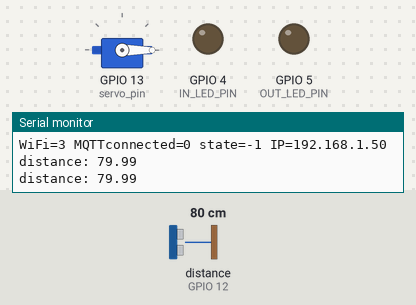
A program run on a simulated ESP8266 (NodeMCU). On the bench: servo, output pins drawn as LEDs (lit = HIGH), the last lines printed to the serial monitor. Wiring (inferred from the names in the program): ultrasonic range finder: trigger GPIO 14; echo GPIO 12. Inputs (shaded band) come from the test bench; at power-on: distance to the obstacle (sensor on GPIO 12) 80 cm. The echo pulse lasts 58.3 µs per cm; WiFi joins after 1.5 s; servers stay silent unless stated; EEPROM starts erased; no MQTT or app messages arrive unless stated; pins used as bus, display or sensor lines are not drawn.

Above: at 4.1 s.
4.2 s: distance to the obstacle (sensor on GPIO 12) set to 5 cm
8.1 s: distance to the obstacle (sensor on GPIO 12) set to 2 cm
At 11.34 s:
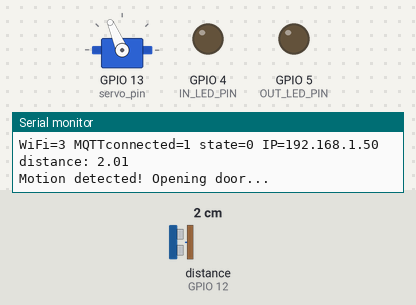
At 12.5 s:
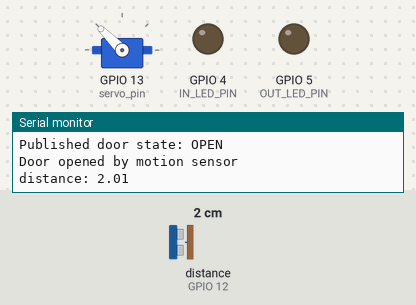
Timing chart, 0 to 14.0 s (numbered marks = the images above; inputs shaded):
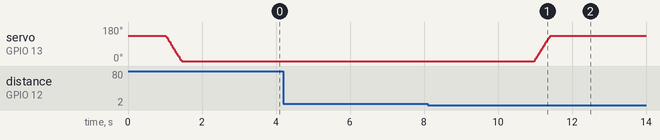

Measured:
- the behaviour switches between 4 and 3 cm on distance to the obstacle (sensor on GPIO 12) (found by bisection; images 0 and 1)
- after the input at 8.1 s, servo on GPIO 13 (servo_pin): moves from 0° to 135° over 0.43 s, starting after 2.9 s

The program:

main.cpp
```cpp
#include <Arduino.h>

#include "app_state.h"
#include "door_control.h"
#include "gas_sensor.h"
#include "led_control.h"
#include "wifi_mqtt.h"

void setup()
{
  Serial.begin(115200);
  delay(1000);

  Serial.println();
  Serial.println("ESP booting...");
  Serial.print("Reset reason: ");
  Serial.println(ESP.getResetReason());

  initLedsAndEeprom();
  initDoorHardware();
  initGasSensor();

  setup_wifi();
  initMqtt();

  Serial.println("Setup complete");
}

void loop()
{
  if (millis() - lastDebug > 2000)
  {
    lastDebug = millis();
    Serial.print("WiFi=");
    Serial.print(WiFi.status());
    Serial.print(" MQTTconnected=");
    Serial.print(client.connected());
    Serial.print(" state=");
    Serial.print(client.state());
    Serial.print(" IP=");
    Serial.println(WiFi.localIP());
  }

  if (WiFi.status() != WL_CONNECTED)
  {
    static unsigned long lastWifiRetry = 0;
    if (millis() - lastWifiRetry > 5000)
    {
      lastWifiRetry = millis();
      Serial.println("WiFi not connected, retrying WiFi.begin()");
      WiFi.disconnect();
      WiFi.begin(ssid, pass);
    }
    delay(10);
    return;
  }

  ensureMqttConnected();
  client.loop();

  if (client.connected() && millis() - lastHeartbeat > 30000)
  {
    lastHeartbeat = millis();
    client.publish("status/esp8266/heartbeat", "alive");
  }

  checkMotionAutoClose();

  static unsigned long lastRead = 0;
  if (millis() - lastRead >= 5000)
  {
    lastRead = millis();
    gasResponse();
  }

  delay(10);
}
```

app_state.h
```cpp
#ifndef APP_STATE_H
#define APP_STATE_H

#include <Arduino.h>
#include <ESP8266WiFi.h>
#include <PubSubClient.h>
#include <Servo.h>

// Servo and door sensor pins
extern const int servo_pin;
extern const int motionTriggerPin;
extern const int motionEchoPin;

// Gas sensor pins
extern const int MQ2_ANALOG_PIN;

// WiFi credentials
extern const char *ssid;
extern const char *pass;

// MQTT server config
extern const char *mqtt_server;
extern const uint16_t mqtt_port;

// MQTT topics
extern const char *subCmdTopic;
extern const char *subStateTopic;

extern const char *reqOutsideStateTopic;
extern const char *reqInsideStateTopic;

extern const char *cmdOutsideTopic;
extern const char *stateOutsideTopic;

extern const char *cmdInsideTopic;
extern const char *stateInsideTopic;

extern const char *cmdDoorTopic;
extern const char *stateDoorTopic;

extern const char *cmdDoorLockTopic;
extern const char *stateDoorLockTopic;

extern const char *pubTopic;

// LED pins
extern const int OUT_LED_PIN;
extern const int IN_LED_PIN;

// EEPROM addresses and markers
extern const uint8_t EEPROM_MAGIC;
extern const int EEPROM_ADDR_MAGIC;
extern const int EEPROM_ADDR_OUTSIDE;
extern const int EEPROM_ADDR_INSIDE;
extern const int EEPROM_ADDR_DOOR;
extern const int EEPROM_ADDR_DOOR_LOCK;

// Runtime state
extern bool outsideLedOn;
extern bool insideLedOn;
extern bool doorOpenState;
extern bool doorLockedState;

extern WiFiClient espClient;
extern PubSubClient client;
extern Servo servo;

extern unsigned long lastMqttAttempt;
extern const unsigned long MQTT_RETRY_INTERVAL_MS;
extern unsigned long lastDebug;
extern unsigned long lastHeartbeat;
extern unsigned long doorAutoCloseTimer;
extern bool doorAutoCloseArmed;

#endif
```

door_control.h
```cpp
#ifndef DOOR_CONTROL_H
#define DOOR_CONTROL_H

#include <Arduino.h>

void initDoorHardware();
void handleDoorCommand(const byte *payload, unsigned int length);
void handleDoorLockCommand(const byte *payload, unsigned int length);
void doorOpen();
void doorClose();
void checkMotionAutoClose();
#endif
```

gas_sensor.h
```cpp
#ifndef GAS_SENSOR_H
#define GAS_SENSOR_H

void initGasSensor();
void gasResponse();

#endif
```

led_control.h
```cpp
#ifndef LED_CONTROL_H
#define LED_CONTROL_H

#include <Arduino.h>

void initLedsAndEeprom();
void applyLedState(int pin, const byte *payload, unsigned int length, const char *label);

#endif
```

utils.h
```cpp
#ifndef UTILS_H
#define UTILS_H

#include <Arduino.h>

bool payloadIsOn(const byte *payload, unsigned int length);

#endif
```

wifi_mqtt.h
```cpp
#ifndef WIFI_MQTT_H
#define WIFI_MQTT_H

#include <Arduino.h>

void setup_wifi();
void initMqtt();
void ensureMqttConnected();
void mqttCallback(char *topic, byte *payload, unsigned int length);

#endif
```

app_state.cpp
```cpp
#include "app_state.h"

// Servo and door sensor pins
const int servo_pin = 13;
const int motionTriggerPin = 14;
const int motionEchoPin = 12;

// Gas sensor pins
const int MQ2_ANALOG_PIN = A0;

// WiFi credentials
const char *ssid = "MAJCHROCIK";
const char *pass = "dazdnik1";

// MQTT server config
const char *mqtt_server = "10.195.236.205";
const uint16_t mqtt_port = 1883;

// MQTT topics
const char *subCmdTopic = "cmd/#";
const char *subStateTopic = "stat/#";

const char *reqOutsideStateTopic = "cmd/ledOUTSIDE/POWER/get";
const char *reqInsideStateTopic = "cmd/ledINSIDE/POWER/get";

const char *cmdOutsideTopic = "cmd/ledOUTSIDE/POWER";
const char *cmdInsideTopic = "cmd/ledINSIDE/POWER";

const char *stateOutsideTopic = "stat/ledOUTSIDE/POWER";
const char *stateInsideTopic = "stat/ledINSIDE/POWER";

// this sends message -> door open || door close
const char *cmdDoorTopic = "cmd/door/OPEN";
const char *stateDoorTopic = "stat/door/OPEN";


// door lock -> message to openHabian
const char *cmdDoorLockTopic = "cmd/door/LOCK";
const char *stateDoorLockTopic = "stat/door/LOCK";

// what the fuck is this
const char *pubTopic = "status/esp8266/online";

// LED pins
const int OUT_LED_PIN = 5;
const int IN_LED_PIN = 4;

// EEPROM addresses and markers | what-fucking-ever this means
const uint8_t EEPROM_MAGIC = 0xA5;
const int EEPROM_ADDR_MAGIC = 0;
const int EEPROM_ADDR_OUTSIDE = 1;
const int EEPROM_ADDR_INSIDE = 2;
const int EEPROM_ADDR_DOOR = 3;
const int EEPROM_ADDR_DOOR_LOCK = 4;

// Runtime state
bool outsideLedOn = false;
bool insideLedOn = false;
bool doorOpenState = false;
bool doorLockedState = false;

WiFiClient espClient;
PubSubClient client(espClient);
Servo servo;

unsigned long lastMqttAttempt = 0;
const unsigned long MQTT_RETRY_INTERVAL_MS = 5000;
unsigned long lastDebug = 0;
unsigned long lastHeartbeat = 0;
unsigned long doorAutoCloseTimer = 0;
bool doorAutoCloseArmed = false;
```

door_control.cpp
```cpp
#include "door_control.h"

#include <EEPROM.h>

#include "app_state.h"
#include "utils.h"

static void restoreDoorStatesFromEeprom();
static void persistDoorStatesToEeprom();

void initDoorHardware() {
  pinMode(motionTriggerPin, OUTPUT);
  pinMode(motionEchoPin, INPUT);
  pinMode(servo_pin, OUTPUT);
  servo.attach(servo_pin);

  restoreDoorStatesFromEeprom();
}

void handleDoorCommand(const byte *payload, unsigned int length) {
  bool on = payloadIsOn(payload, length);
  if (on) {
    doorOpen();
  } else {
    doorClose();
  }
}

void handleDoorLockCommand(const byte *payload, unsigned int length){
  bool on = payloadIsOn(payload, length);
  if (on){
    Serial.println("Locking door...");
    doorLockedState = true;
    doorClose();
  }
  else {
    Serial.println("Unlocking door...");
    doorLockedState = false;
  }

  persistDoorStatesToEeprom();

  if (client.connected()) {
    client.publish(stateDoorLockTopic, doorLockedState ? "1" : "0", true);
    Serial.print("Published door lock state: ");
    Serial.println(doorLockedState ? "LOCKED" : "UNLOCKED");
  }
}

void doorOpen() {
  if (doorOpenState || doorLockedState) {
    return;
  }

  for (int pos = 0; pos <= 135; pos += 1) {
    yield();
    servo.write(pos);
    yield();
    delay(3);
  }

  doorOpenState = true;
  doorAutoCloseArmed = false;
  persistDoorStatesToEeprom();

  if (client.connected()) {
    client.publish(stateDoorTopic, "1", true);
    Serial.println("Published door state: OPEN");
  }
}

void doorClose() {
  if (!doorOpenState) {
    return;
  }

  for (int pos = 135; pos >= 0; pos -= 1) {
    yield();
    servo.write(pos);
    yield();
    delay(3);
  }

  doorOpenState = false;
  doorAutoCloseArmed = false;
  persistDoorStatesToEeprom();

  if (client.connected()) {
    client.publish(stateDoorTopic, "0", true);
    Serial.println("Published door state: CLOSED");
  }
}

void checkMotionAutoClose() {
  static unsigned long lastMotionCheck = 0;
  static uint8_t consecutiveNearReadings = 0;

  if (millis() - lastMotionCheck < 1000) {
    return;
  }

  lastMotionCheck = millis();

  digitalWrite(motionTriggerPin, LOW);
  delayMicroseconds(2);
  digitalWrite(motionTriggerPin, HIGH);
  delayMicroseconds(10);
  digitalWrite(motionTriggerPin, LOW);

  float duration = pulseIn(motionEchoPin, HIGH, 30000);
  float distance = (duration * 0.0343f) / 2.0f;

  Serial.print("distance: ");
  Serial.println(distance);

  bool validDistance = duration > 0.0f && distance > 1.0f && distance < 400.0f;
  bool isNear = validDistance && distance <= 4.0f;

  if (isNear) {
    if (consecutiveNearReadings < 3) {
      consecutiveNearReadings++;
    }
  } else {
    consecutiveNearReadings = 0;
  }

  if (consecutiveNearReadings >= 3 && !doorOpenState) {
    Serial.println("Motion detected! Opening door...");
    doorOpen();
    Serial.println("Door opened by motion sensor");
    doorAutoCloseTimer = millis();
    doorAutoCloseArmed = true;
    consecutiveNearReadings = 0;
  }

  if (doorOpenState && doorAutoCloseArmed && millis() - doorAutoCloseTimer >= 10000) {
    doorClose();
    Serial.println("Door closed by motion sensor after 10s");
  }
}

static void restoreDoorStatesFromEeprom() {
  if (EEPROM.read(EEPROM_ADDR_MAGIC) == EEPROM_MAGIC) {
    doorOpenState = EEPROM.read(EEPROM_ADDR_DOOR) == 1;
    doorLockedState = EEPROM.read(EEPROM_ADDR_DOOR_LOCK) == 1;
  } else {
    doorOpenState = false;
    doorLockedState = false;
    persistDoorStatesToEeprom();
  }

  if (doorLockedState) {
    doorOpenState = false;
  }

  if (doorOpenState) {
    for (int pos = 0; pos <= 135; pos += 1) {
      yield();
      servo.write(pos);
      yield();
      delay(3);
    }
  } else {
    for (int pos = 135; pos >= 0; pos -= 1) {
      yield();
      servo.write(pos);
      yield();
      delay(3);
    }
  }

  doorAutoCloseArmed = false;

  Serial.print("Restored DOOR: ");
  Serial.println(doorOpenState ? "OPEN" : "CLOSED");
  Serial.print("Restored LOCK: ");
  Serial.println(doorLockedState ? "LOCKED" : "UNLOCKED");
}

static void persistDoorStatesToEeprom() {
  EEPROM.write(EEPROM_ADDR_MAGIC, EEPROM_MAGIC);
  EEPROM.write(EEPROM_ADDR_DOOR, doorOpenState ? 1 : 0);
  EEPROM.write(EEPROM_ADDR_DOOR_LOCK, doorLockedState ? 1 : 0);
  EEPROM.commit();
}
```

gas_sensor.cpp
```cpp
#include "gas_sensor.h"

#include "app_state.h"

namespace {
unsigned long mq2WarmupStartMs = 0;
bool mq2ReadyLogged = false;
const unsigned long MQ2_WARMUP_MS = 30000;
}

void initGasSensor() {
  mq2WarmupStartMs = millis();
  mq2ReadyLogged = false;
  Serial.println("Mq2 starting up, warmup is non-blocking (30 seconds)");
}

void gasResponse() {
  unsigned long elapsed = millis() - mq2WarmupStartMs;
  if (elapsed < MQ2_WARMUP_MS) {
    Serial.print("Mq2 warming up, remaining ms: ");
    Serial.println(MQ2_WARMUP_MS - elapsed);
    return;
  }

  if (!mq2ReadyLogged) {
    Serial.println("Mq2 warmup complete, starting gas publishes");
    mq2ReadyLogged = true;
  }

  int rawValue = analogRead(MQ2_ANALOG_PIN);
  int mapped = map(rawValue, 0, 1023, 0, 100);

  Serial.print("Raw gas level: ");
  Serial.print(rawValue);

  if (client.connected()) {
    char buf[8];
    itoa(mapped, buf, 10);

    bool gasSent = client.publish("stat/humidity/VALUE", buf);

    Serial.print("  >> stat/humidity/VALUE sent: ");
    Serial.print(gasSent ? "ok" : "failed");
    Serial.print(" | value: ");
    Serial.println(buf);
  } else {
    Serial.println("shit MQTT not working bro, skipping publish");
  }
}
```

led_control.cpp
```cpp
#include "led_control.h"

#include <EEPROM.h>

#include "app_state.h"
#include "utils.h"

static void restoreLedStatesFromEeprom();
static void persistLedStatesToEeprom();

void initLedsAndEeprom() {
  pinMode(OUT_LED_PIN, OUTPUT);
  pinMode(IN_LED_PIN, OUTPUT);
  EEPROM.begin(8);
  restoreLedStatesFromEeprom();
}

void applyLedState(int pin, const byte *payload, unsigned int length, const char *label) {
  bool on = payloadIsOn(payload, length);
  bool changed = false;

  if (pin == OUT_LED_PIN) {
    changed = (outsideLedOn != on);
    outsideLedOn = on;
  } else if (pin == IN_LED_PIN) {
    changed = (insideLedOn != on);
    insideLedOn = on;
  }

  digitalWrite(pin, on ? HIGH : LOW);

  if (changed) {
    persistLedStatesToEeprom();
  }

  Serial.print("LED ");
  Serial.print(label);
  Serial.print(" => ");
  Serial.println(on ? "ON" : "OFF");
}

static void restoreLedStatesFromEeprom() {
  if (EEPROM.read(EEPROM_ADDR_MAGIC) == EEPROM_MAGIC) {
    outsideLedOn = EEPROM.read(EEPROM_ADDR_OUTSIDE) == 1;
    insideLedOn = EEPROM.read(EEPROM_ADDR_INSIDE) == 1;
  } else {
    outsideLedOn = false;
    insideLedOn = false;
    persistLedStatesToEeprom();
  }

  digitalWrite(OUT_LED_PIN, outsideLedOn ? HIGH : LOW);
  digitalWrite(IN_LED_PIN, insideLedOn ? HIGH : LOW);

  Serial.print("Restored OUTSIDE LED: ");
  Serial.println(outsideLedOn ? "ON" : "OFF");
  Serial.print("Restored INSIDE LED: ");
  Serial.println(insideLedOn ? "ON" : "OFF");
}

static void persistLedStatesToEeprom() {
  EEPROM.write(EEPROM_ADDR_MAGIC, EEPROM_MAGIC);
  EEPROM.write(EEPROM_ADDR_OUTSIDE, outsideLedOn ? 1 : 0);
  EEPROM.write(EEPROM_ADDR_INSIDE, insideLedOn ? 1 : 0);
  EEPROM.commit();
}
```

utils.cpp
```cpp
#include "utils.h"

bool payloadIsOn(const byte *payload, unsigned int length) {
  if (length == 0) {
    return false;
  }

  return payload[0] == '1' || payload[0] == 'o' || payload[0] == 'O' || payload[0] == 't' || payload[0] == 'T';
}
```

wifi_mqtt.cpp
```cpp
#include "wifi_mqtt.h"

#include "app_state.h"
#include "door_control.h"
#include "led_control.h"

void setup_wifi()
{
    Serial.println();
    Serial.println("Starting WiFi connection...");

    WiFi.mode(WIFI_STA);
    WiFi.persistent(false);
    WiFi.setAutoReconnect(true);
    WiFi.begin(ssid, pass);

    int attempts = 0;
    while (WiFi.status() != WL_CONNECTED && attempts < 40)
    {
        delay(250);
        Serial.print(".");
        attempts++;
    }

    if (WiFi.status() == WL_CONNECTED)
    {
        Serial.println("\nWiFi connected!");
        Serial.print("IP address: ");
        Serial.println(WiFi.localIP());
        Serial.print("RSSI: ");
        Serial.println(WiFi.RSSI());
    }
    else
    {
        Serial.println("\nWiFi failed to connect (will keep trying in loop)");
    }
}

void mqttCallback(char *topic, byte *payload, unsigned int length)
{
    Serial.print("Message arrived [");
    Serial.print(topic);
    Serial.print("] ");

    for (unsigned int i = 0; i < length; i++)
    {
        Serial.print((char)payload[i]);
    }
    Serial.println();

    if ((strcmp(topic, cmdOutsideTopic) == 0 || strcmp(topic, stateOutsideTopic) == 0) && length > 0)
    {
        applyLedState(OUT_LED_PIN, payload, length, "OUTSIDE");
    }

    if ((strcmp(topic, cmdInsideTopic) == 0 || strcmp(topic, stateInsideTopic) == 0) && length > 0)
    {
        applyLedState(IN_LED_PIN, payload, length, "INSIDE");
    }

    // Only command topic should actuate the servo. Handling state topic here can
    // create a feedback loop when retained/state updates are echoed by the broker.
    if (strcmp(topic, cmdDoorTopic) == 0 && length > 0)
    {
        handleDoorCommand(payload, length);
    }

    if (strcmp(topic, cmdDoorLockTopic) == 0 && length > 0)
    {
        handleDoorLockCommand(payload, length);
    }
}

void initMqtt()
{
    client.setServer(mqtt_server, mqtt_port);
    client.setCallback(mqttCallback);
    client.setSocketTimeout(10);
    client.setKeepAlive(15);
}

void ensureMqttConnected()
{
    if (client.connected())
    {
        return;
    }

    unsigned long now = millis();
    if (now - lastMqttAttempt < MQTT_RETRY_INTERVAL_MS)
    {
        return;
    }

    lastMqttAttempt = now;
    String clientId = "esp8266-" + String(ESP.getChipId(), HEX);

    Serial.print("Attempting MQTT connection to ");
    Serial.print(mqtt_server);
    Serial.print(":");
    Serial.print(mqtt_port);
    Serial.print(" as ");
    Serial.println(clientId);

    //   bool ok = client.connect(clientId.c_str());
    bool ok = client.connect(
        clientId.c_str(),           // client ID
        "status/esp8266/heartbeat", // LWT topic
        1,                          // LWT QoS
        true,                       // LWT retain
        "dead"                      // LWT message (published by broker when ESP disconnects)
    );

    if (ok)
    {
        Serial.println("MQTT connected!");

        bool subOk = client.subscribe(subCmdTopic);
        Serial.print("Subscribe to ");
        Serial.print(subCmdTopic);
        Serial.print(" => ");
        Serial.println(subOk ? "OK" : "FAILED (client-side)");

        bool stateSubOk = client.subscribe(subStateTopic);
        Serial.print("Subscribe to ");
        Serial.print(subStateTopic);
        Serial.print(" => ");
        Serial.println(stateSubOk ? "OK" : "FAILED (client-side)");

        client.publish(reqOutsideStateTopic, "get");
        client.publish(reqInsideStateTopic, "get");
        client.publish(stateDoorTopic, doorOpenState ? "1" : "0", true);
        client.publish(stateDoorLockTopic, doorLockedState ? "1" : "0", true);
        client.publish(pubTopic, "1", true);
    }
    else
    {
        Serial.print("MQTT connect failed, state=");
        Serial.println(client.state());
    }
}
```
